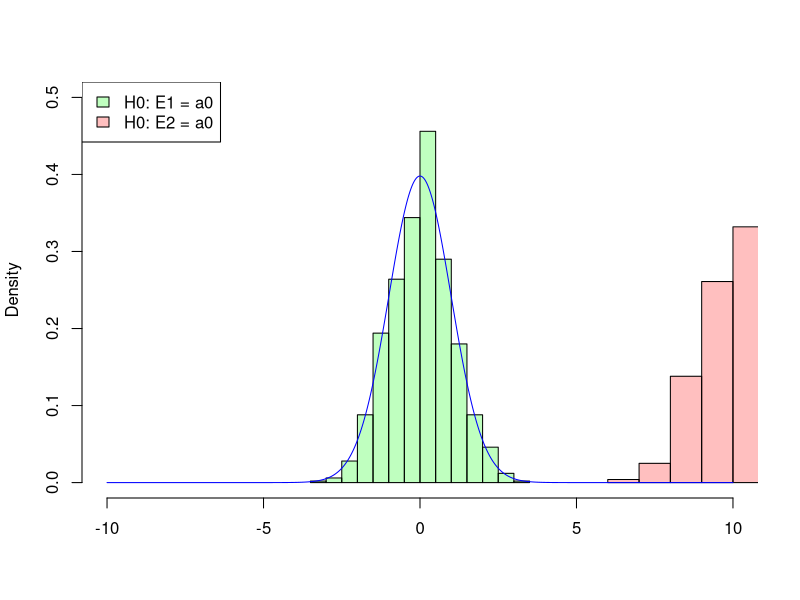

Source code (R): (Note: this script raises an error after producing the figure.)
## ---- chunk 1

myMean1 = 3
myMean2 = 6
mySd = 3

power = 0.9
alpha = 0.05

calcStats = function() {

  n = 100
  t_stat_1H0 = c(0)
  t_stat_2H0 = c(0)
  
  for (i in 1:1000) {
    samp1 = rnorm(n, myMean1, mySd)
    samp2 = rnorm(n, myMean2, mySd)
    t_stat_1H0[[i]] = (mean(samp1)-myMean1)/ sqrt( (n-1)/n * var(samp1)) * sqrt(n)
    t_stat_2H0[[i]] = (mean(samp2)-myMean1)/ sqrt( (n-1)/n * var(samp2)) * sqrt(n)
  }
  
  x<-seq(-10,10,0.01)
  hist(t_stat_1H0,freq=F, xlim=c(-10,10), ylim = c(0,0.5) ,col=rgb(0,1,0,1/4),main = '',xlab='')
  hist(t_stat_2H0,freq=F, xlim=c(-10,10),col=rgb(1,0,0,1/4),add=T)
  lines(x,dt(x,df=n-1),col="blue")
  legend("topleft", legend=c("H0: E1 = a0", "H0: E2 = a0"), fill = c(rgb(0,1,0,1/4), rgb(1,0,0,1/4)))
}
## ---- chunk 2

calcStats()
## ---- chunk 3

myMean1 = 3
myMean2 = 6
mySd = 3

calcStats2 = function() {

  n = 100
  t_stat_H0 = 1:1000
  t_stat_H1 = 1:1000
  
  
  t_stat_H0 %>%
    map (function(qwe){
    sampH0True = rnorm(n, myMean1, mySd)
    return( t.test(sampH0True,alternative=c("t"),mu=myMean1) )
    })
  
  t_stat_H1 %>%
    map (function(qwe){
    sampH1True = rnorm(n, myMean2, mySd)
    return( t.test(sampH1True,alternative=c("t"),mu=myMean1) )  
    })

  boxplot(t_stat_H0, t_stat_H1)
  #x<-seq(-10,10,0.01)
  #hist(t_stat_1H0,freq=F, xlim=c(-10,10), ylim = c(0,0.5) ,col=rgb(0,1,0,1/4),main = '',xlab='')
  #hist(t_stat_2H0,freq=F, xlim=c(-10,10),col=rgb(1,0,0,1/4),add=T)
  #lines(x,dt(x,df=n-1),col="blue")
  #legend("topleft", legend=c("H0: E1 = a0", "H0: E2 = a0"), fill = c(rgb(0,1,0,1/4), rgb(1,0,0,1/4)))
}

## ---- chunk 4
calcStats2()
